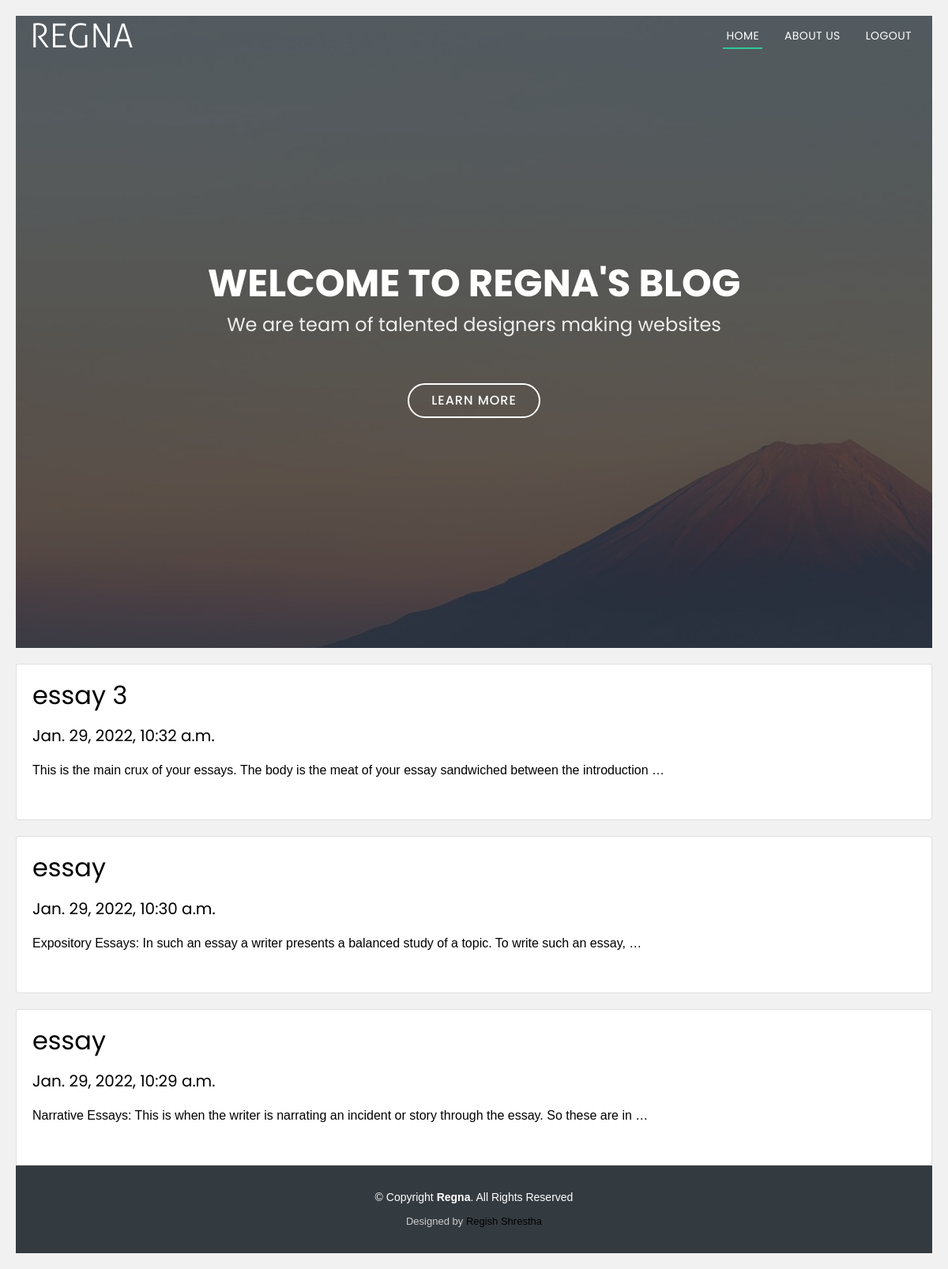
The app's page / (signed in) with its own data.
### posts/models.py (models this page shows)
class Post(models.Model):
    title = models.CharField(max_length=100)
    body = models.CharField(max_length=100000)
    created_at = models.DateTimeField(default=datetime.now, blank=True)

### posts/views.py (the view)
# urls.py: path('', views.index, name='index'),
def index(request):
    posts = Post.objects.all()
    return render(request, 'index.html', {'posts': posts})

### templates/index.html (shortened to what this page needs)
{% load static %}
<!DOCTYPE html>
<html lang="en">
<head>
  <link href="{% static 'assets/vendor/aos/aos.css' %}" rel="stylesheet">
  <link href="{% static 'assets/vendor/bootstrap/css/bootstrap.min.css' %}" rel="stylesheet">
  <link href="{% static 'assets/vendor/bootstrap-icons/bootstrap-icons.css' %}" rel="stylesheet">
  <link href="{% static 'assets/vendor/boxicons/css/boxicons.min.css' %}" rel="stylesheet">
  <link href="{% static 'assets/vendor/glightbox/css/glightbox.min.css' %}" rel="stylesheet">
  <link href="{% static 'assets/vendor/swiper/swiper-bundle.min.css' %}" rel="stylesheet">
  <link href="{% static 'assets/css/style.css' %}" rel="stylesheet">
</head>
<body>
  <header id="header" class="fixed-top d-flex align-items-center header-transparent">
    <div class="container d-flex justify-content-between align-items-center">
      <div id="logo">
        <a href="index.html"><img src="{% static 'assets/img/logo.png' %}" alt=""></a>
      </div>
      <nav id="navbar" class="navbar">
        <ul>
          <li><a class="nav-link scrollto active" href="#hero">Home</a></li>
          <li><a class="nav-link scrollto" href="#about">About US</a></li>
            {% if user.is_authenticated %}
            <li><a class="nav-link scrollto" href="logout">Logout</a></li>
            {% else %}
                <li><a class="nav-link scrollto" href="login">Login</a></li>
            {% endif %}
        </ul>
      </nav>
    </div>
  </header>
  <section id="hero">
    <div class="hero-container" data-aos="zoom-in" data-aos-delay="100">
      <h1>Welcome to Regna's Blog</h1>
      <h2>We are team of talented designers making websites</h2>
      <a href="#about" class="btn-get-started">Learn More</a>
    </div>
  </section>
  {% if user.is_authenticated %}
      <div class="row">
            <div class="leftcolumn">
                {% for post in posts reversed %}
                <div class="card">
                    <a href="/post/{{post.id}}">
                        <h2>{{post.title}}</h2>
                        <h5>{{post.created_at}}</h5>
                        <p>{{post.body|truncatewords:20}}</p>
                    </a>
                </div>
                {% endfor %}
            </div>
        </div>
  {% endif %}
  <footer id="footer">
    <div class="container">
      <div class="copyright">
        &copy; Copyright <strong>Regna</strong>. All Rights Reserved
      </div>
      <div class="credits">
        Designed by <a href="https://regishshrestha.com.np/">Regish Shrestha</a>
      </div>
    </div>
  </footer>
</body>
</html>

### static/assets/css/style.css (style rules this page uses)
h1 { color:red; }
body { background: #fff; color: #666666; font-family: "Open Sans", sans-serif; }
a { color: #2dc997; text-decoration: none; }
p { padding: 0; margin: 0 0 30px 0; }
h1, h2, h3, h4, h5, h6 { font-family: "Poppins", sans-serif; font-weight: 400; margin: 0 0 20px 0; padding: 0; }
#header { height: 90px; transition: all 0.5s; z-index: 997; background: rgba(52, 59, 64, 0.9); }
#header #logo img { padding: 0; margin: 0; }
#header.header-transparent { background: transparent; }
.navbar { padding: 0; }
.navbar ul { margin: 0; padding: 0; display: flex; list-style: none; align-items: center; }
.navbar li { position: relative; }
.navbar > ul > li { white-space: nowrap; padding: 10px 0 10px 24px; }
.navbar a, .navbar a:focus { display: flex; align-items: center; justify-content: space-between; font-family: "Poppins", sans-serif; color: #fff; font-size: 14px; padding: 0 4px; white-space: nowrap; transition: 0.3s; letter-spacing: 0.4px; position: relative; text-transform: uppercase; }
.navbar > ul > li > a:before { content: ""; position: absolute; width: 100%; height: 2px; bottom: -6px; left: 0; background-color: #2dc997; visibility: hidden; transform: scaleX(0); transition: all 0.3s ease-in-out 0s; }
.navbar a:hover:before, .navbar li:hover > a:before, .navbar .active:before { visibility: visible; transform: scaleX(1); }
.navbar a:hover, .navbar .active, .navbar .active:focus, .navbar li:hover > a { color: #fff; }
#hero { width: 100%; height: 100vh; background: url(../img/hero-bg.jpg) top center; background-size: cover; position: relative; }
@media (min-width: 1024px) { #hero { background-attachment: fixed; } }
#hero:before { content: ""; background: rgba(0, 0, 0, 0.6); position: absolute; bottom: 0; top: 0; left: 0; right: 0; }
#hero .hero-container { position: absolute; bottom: 0; top: 0; left: 0; right: 0; display: flex; justify-content: center; align-items: center; flex-direction: column; text-align: center; }
#hero h1 { margin: 30px 0 10px 0; font-size: 48px; font-weight: 700; line-height: 56px; text-transform: uppercase; color: #fff; }
#hero h2 { color: #eee; margin-bottom: 50px; font-size: 24px; }
#hero .btn-get-started { font-family: "Poppins", sans-serif; text-transform: uppercase; font-weight: 500; font-size: 16px; letter-spacing: 1px; display: inline-block; padding: 8px 28px; border-radius: 50px; transition: 0.5s; margin: 10px; border: 2px solid #fff; color: #fff; }
section { overflow: hidden; }
#footer { background: #343b40; padding: 30px 0; color: #fff; font-size: 14px; }
#footer .copyright { text-align: center; }
#footer .credits { padding-top: 10px; text-align: center; font-size: 13px; color: #ccc; }

### templates/index.html (style rules this page uses)
* { box-sizing: border-box; }
body { font-family: Arial; padding: 20px; background: #f1f1f1; }
.leftcolumn { float: left; width: 100%; }
.card { background-color: white; padding: 20px; margin-top: 20px; }
.row:after { content: ""; display: table; clear: both; }
a { text-decoration:none; color:#000000; }

### records on screen
Post: title "essay 3", created_at "Jan. 29, 2022, 10:32 a.m.", body "This is the main crux of your essays. The body is the meat of your essay sandwiched between the introduction …"
Post: title "essay", created_at "Jan. 29, 2022, 10:30 a.m.", body "Expository Essays: In such an essay a writer presents a balanced study of a topic. To write such an essay, …"
Post: title "essay", created_at "Jan. 29, 2022, 10:29 a.m.", body "Narrative Essays: This is when the writer is narrating an incident or story through the essay. So these are in …"
